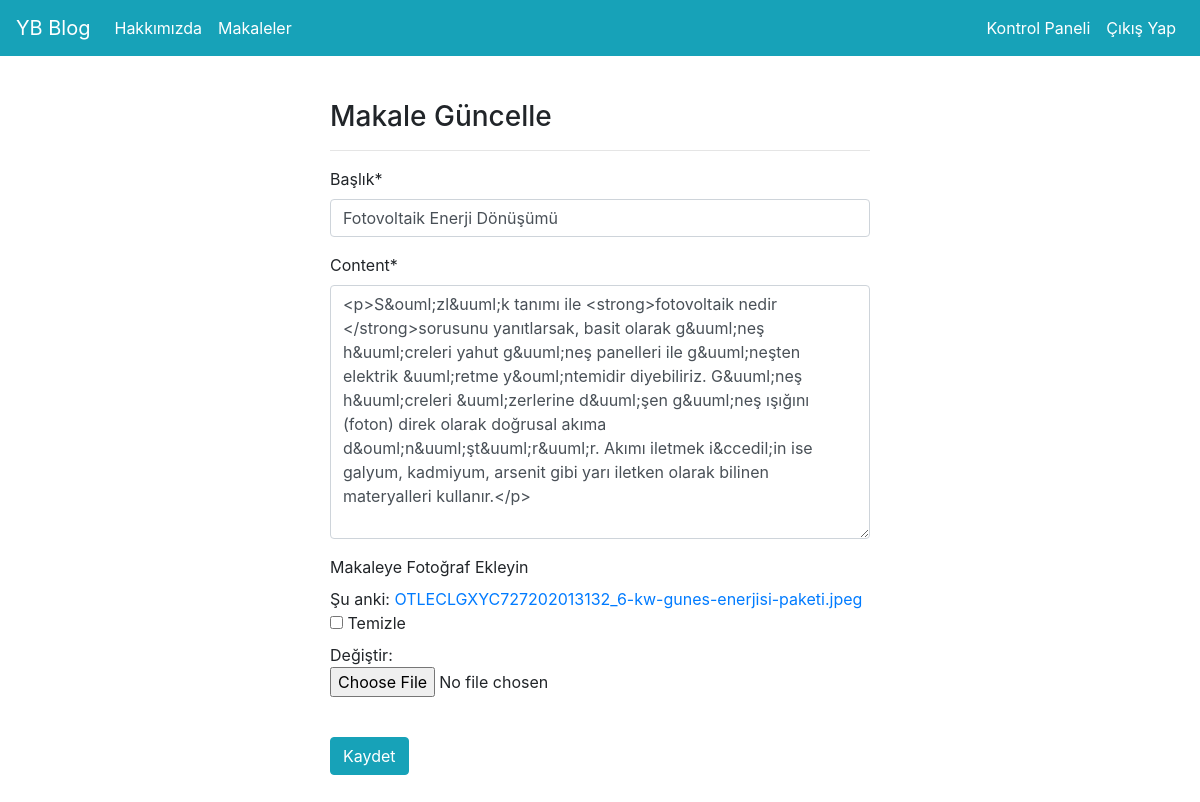
/articles/update/26 (signed in), run on the app's committed database.
### article/models.py (models this page shows, shortened)
class Article(models.Model):
    author = models.ForeignKey("auth.User", on_delete = models.CASCADE, verbose_name = "Yazar")  # Biz burada ForeignKey ile başka bir tablodaki objeye erişiyoruz ve db içinde hazır bulunan auth.User tablosuna erişiyoruz. on_delete ile
    title = models.CharField(max_length = 50, verbose_name = "Başlık")
    content = RichTextField()
    created_date = models.DateTimeField(auto_now_add = True, verbose_name = "Oluşturulma Tarihi")  # Dbye veri eklendiği anda o anki tarihi created_date e atayacak
    article_image = models.FileField(blank = True, null = True, verbose_name = "Makaleye Fotoğraf Ekleyin")  # Blank ve null'u true yaptık, dolmasına gerek olmadığı için.
    class Meta:  # Article ve aşağıdaki Comment modellerine eklediğimiz bu class'ın amacı aşağıdaki satırdan anlaşılabileceği gibi order'ı yani sıralamayı değiştirmek. Normalde ilk eklenen ilk gözüküyor created_date'e göre yani başına eksi koyunca tersi oluyor.
        ordering = ['-created_date']

### article/views.py (the view)
# urls.py: path('update/<int:id>', views.updateArticle, name = "update"),
@login_required(login_url = "user:login")
def updateArticle(request, id):
    article = get_object_or_404(Article, id = id)
    form = ArticleForm(request.POST or None, request.FILES or None, instance = article)  # instance ile gönderdiğimiz objenin içindeki bilgiler buradaki formların içine yazılacak.
    if form.is_valid():
        article = form.save(commit = False)
        article.author = request.user
        article.save()
        messages.success(request, "Makale başarıyla güncellendi.")
        return redirect("article:dashboard")
    return render(request, "update.html", {"form": form})

### article/forms.py
class ArticleForm(forms.ModelForm):  # Bu sefer Forms almıyoruz ModelForm alıyoruz, bunun farkı ne peki? Bizim oluşturduğumuz Model (importladığımız Article) ile django'nun formunu
    class Meta:                      # bağlayarak bir model oluşturuyoruz.
        model = Article
        fields = ["title", "content", "article_image"]  # Sadece title ve content için field oluşturduk, çünkü diğer veriler author ve date olabilir ve biz bunları zaten hazır alıyoruz.

### templates/update.html (shortened to what this page needs)
{% extends "layout.html" %}
{% load crispy_forms_tags %}
{% block body %}
    <div class="row">
        <div class="col-md-6 offset-md-3">
            <h3>Makale Güncelle</h3>
            <hr>
            <form method="POST" enctype="multipart/form-data">
                {{form|crispy}}
                <br>
                <button type="submit" class="btn btn-info">Kaydet</button>
            </form>
        </div>
    </div>
{% endblock body %}

### data on the page
Article: title "Fotovoltaik Enerji Dönüşümü", content "<p>S&ouml;zl&uuml;k tanımı ile <strong>fotovoltaik nedir </strong>sorusunu yanıtlarsak, basit olarak g&uuml;neş h&uuml;creleri yahut g&uuml;neş panelleri ile g&uuml;neşten elektrik &uuml;retme y&ouml;ntemidir diyebiliriz. G&uuml;neş h&uuml;creleri &uuml;zerlerine d&uuml;şen g&uuml;neş ışığını (foton) direk olarak doğrusal akıma d&ouml;n&uuml;şt&uuml;r&uuml;r. Akımı iletmek i&ccedil;in ise galyum, kadmiyum, arsenit gibi yarı iletken olarak bilinen materyalleri kullanır.</p>"
